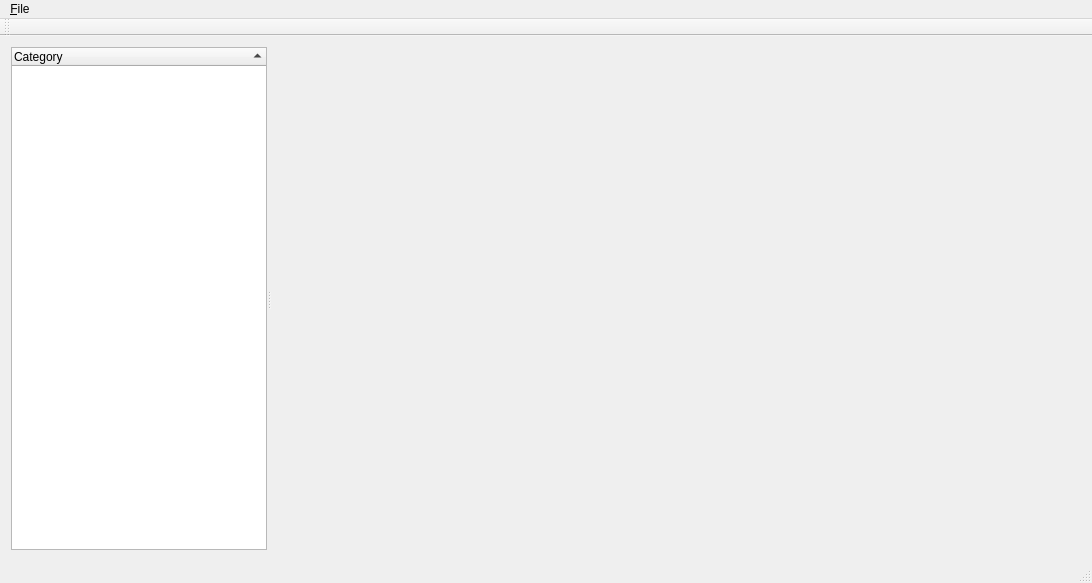
<?xml version="1.0" encoding="UTF-8"?>
<ui version="4.0">
 <class>MainWindow</class>
 <widget class="QMainWindow" name="MainWindow">
  <property name="geometry">
   <rect>
    <x>0</x>
    <y>0</y>
    <width>1092</width>
    <height>583</height>
   </rect>
  </property>
  <property name="windowTitle">
   <string>MainWindow</string>
  </property>
  <widget class="QWidget" name="centralWidget">
   <layout class="QVBoxLayout" name="verticalLayout_2">
    <item>
     <widget class="QSplitter" name="splitter_2">
      <property name="orientation">
       <enum>Qt::Horizontal</enum>
      </property>
      <widget class="QTreeWidget" name="twCategories">
       <property name="editTriggers">
        <set>QAbstractItemView::NoEditTriggers</set>
       </property>
       <property name="showDropIndicator" stdset="0">
        <bool>false</bool>
       </property>
       <property name="rootIsDecorated">
        <bool>false</bool>
       </property>
       <property name="itemsExpandable">
        <bool>false</bool>
       </property>
       <property name="sortingEnabled">
        <bool>true</bool>
       </property>
       <property name="expandsOnDoubleClick">
        <bool>false</bool>
       </property>
       <attribute name="headerShowSortIndicator" stdset="0">
        <bool>true</bool>
       </attribute>
       <column>
        <property name="text">
         <string notr="true">Category</string>
        </property>
       </column>
      </widget>
      <widget class="PackageWidget" name="wPackageWidget" native="true">
       <property name="sizePolicy">
        <sizepolicy hsizetype="Preferred" vsizetype="Preferred">
         <horstretch>1</horstretch>
         <verstretch>0</verstretch>
        </sizepolicy>
       </property>
      </widget>
     </widget>
    </item>
   </layout>
  </widget>
  <widget class="QMenuBar" name="menuBar">
   <property name="geometry">
    <rect>
     <x>0</x>
     <y>0</y>
     <width>1092</width>
     <height>22</height>
    </rect>
   </property>
   <widget class="QMenu" name="menu_File">
    <property name="title">
     <string>&amp;File</string>
    </property>
    <addaction name="action_Quit"/>
   </widget>
   <addaction name="menu_File"/>
  </widget>
  <widget class="QToolBar" name="mainToolBar">
   <attribute name="toolBarArea">
    <enum>TopToolBarArea</enum>
   </attribute>
   <attribute name="toolBarBreak">
    <bool>false</bool>
   </attribute>
  </widget>
  <widget class="QStatusBar" name="statusBar"/>
  <action name="action_Quit">
   <property name="text">
    <string>&amp;Quit</string>
   </property>
  </action>
 </widget>
 <layoutdefault spacing="6" margin="11"/>
 <customwidgets>
  <customwidget>
   <class>PackageWidget</class>
   <extends>QWidget</extends>
   <header location="global">packagewidget.h</header>
   <container>1</container>
  </customwidget>
 </customwidgets>
 <resources/>
 <connections>
  <connection>
   <sender>action_Quit</sender>
   <signal>triggered()</signal>
   <receiver>MainWindow</receiver>
   <slot>close()</slot>
   <hints>
    <hint type="sourcelabel">
     <x>-1</x>
     <y>-1</y>
    </hint>
    <hint type="destinationlabel">
     <x>440</x>
     <y>274</y>
    </hint>
   </hints>
  </connection>
 </connections>
 <buttongroups>
  <buttongroup name="bgFilter"/>
 </buttongroups>
</ui>
